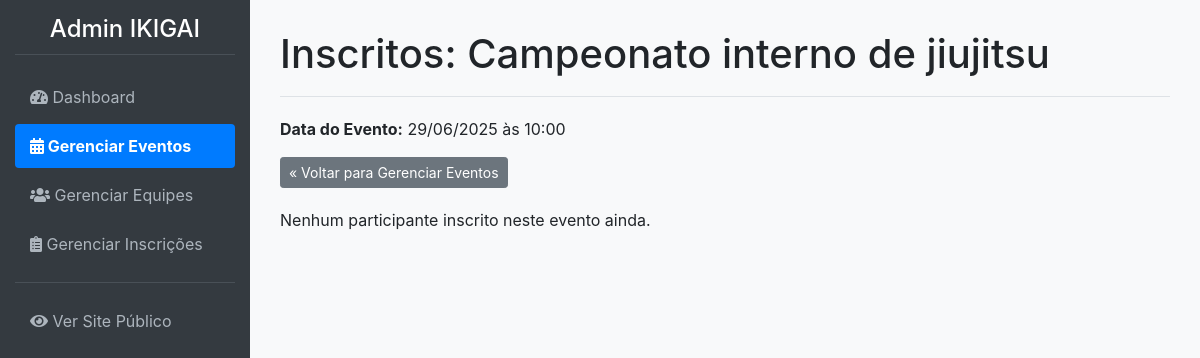
The app's page /admin/eventos/1/inscricoes (signed in), older data.
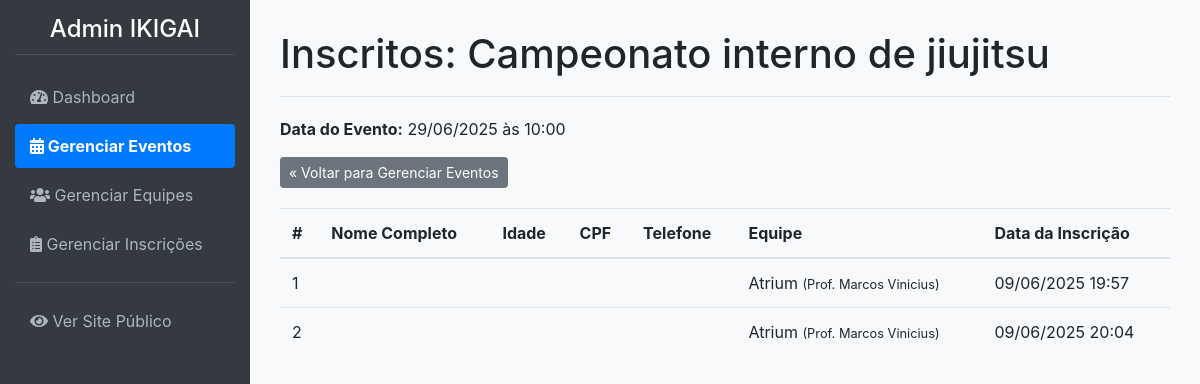
The same page, newer data.
### app/models.py (models this page shows, shortened)
class Inscricao(db.Model):
    __tablename__ = 'inscricoes'
    id = db.Column(db.Integer, primary_key=True)
    data_inscricao = db.Column(db.DateTime, default=datetime.utcnow)
    status = db.Column(db.String(20), nullable=False, default='Pendente')
    user_id = db.Column(db.Integer, db.ForeignKey('users.id'), nullable=False)
    evento_id = db.Column(db.Integer, db.ForeignKey('eventos.id'), nullable=False)
    equipe_id = db.Column(db.Integer, db.ForeignKey('equipes.id'), nullable=False)

class Equipe(db.Model):
    __tablename__ = 'equipes'
    id = db.Column(db.Integer, primary_key=True)
    nome_equipe = db.Column(db.String(100), nullable=False, unique=True)
    professor_responsavel = db.Column(db.String(100), nullable=False)
    inscricoes = db.relationship('Inscricao', backref='equipe', lazy=True)

### app/admin/routes.py (the view)
@bp.route('/eventos/<int:evento_id>/inscricoes')
@login_required
def listar_inscricoes_evento(evento_id):
    evento = Evento.query.get_or_404(evento_id)
    inscricoes = Inscricao.query.filter_by(evento_id=evento.id).order_by(Inscricao.data_inscricao).all()
    return render_template('admin/admin_listar_inscricoes_evento.html', evento=evento, inscricoes=inscricoes)

### app/__init__.py (called while the page is built)
@login_manager.user_loader
def load_user(user_id):
    return models.User.query.get(int(user_id))

### app/admin/routes.py (called while the page is built)
@bp.before_request
def before_request_handler():
    if current_app.config.get('DEBUG') and not current_user.is_authenticated:
        user = User.query.first()
        if user:
            login_user(user)

### app/templates/admin/admin_listar_inscricoes_evento.html (shortened to what this page needs)
{% extends 'admin/admin_base.html' %}
{% block page_title %}Inscritos: {{ evento.nome_evento }}{% endblock %}
{% block content %}
<p><strong>Data do Evento:</strong> {{ evento.data_hora_evento.strftime('%d/%m/%Y às %H:%M') }}</p>
<a href="{{ url_for('admin.gerenciar_eventos') }}" class="btn btn-secondary btn-sm" style="margin-bottom:20px;">&laquo; Voltar para Gerenciar Eventos</a>
{% if inscricoes %}
    <table class="table">
        <thead>
            <tr>
                <th>#</th>
                <th>Nome Completo</th>
                <th>Idade</th>
                <th>CPF</th>
                <th>Telefone</th>
                <th>Equipe</th>
                <th>Data da Inscrição</th>
            </tr>
        </thead>
        <tbody>
            {% for inscricao in inscricoes %}
            <tr>
                <td>{{ loop.index }}</td>
                <td>{{ inscricao.nome_participante }} {{ inscricao.sobrenome_participante }}</td>
                <td>{{ inscricao.idade }}</td>
                <td>{{ inscricao.cpf }}</td>
                <td>{{ inscricao.telefone }}</td>
                <td>
                    {% if inscricao.equipe %}
                        {{ inscricao.equipe.nome_equipe }}
                        <small>(Prof. {{ inscricao.equipe.professor_responsavel }})</small>
                    {% else %}
                        Equipe não informada
                    {% endif %}
                </td>
                <td>{{ inscricao.data_inscricao.strftime('%d/%m/%Y %H:%M') }}</td>
            </tr>
            {% endfor %}
        </tbody>
    </table>
{% else %}
    <p>Nenhum participante inscrito neste evento ainda.</p>
{% endif %}
{% endblock %}

Row changes from the older to the newer data that the page shows:
added Inscricao: equipe.nome_equipe "Atrium", equipe.professor_responsavel "Marcos Vinicius", data_inscricao "09/06/2025 19:57"
added Inscricao: equipe.nome_equipe "Atrium", equipe.professor_responsavel "Marcos Vinicius", data_inscricao "09/06/2025 20:04"
Text that changed along with them:
text no longer shown: "Nenhum participante inscrito neste evento ainda."
text now shown: "# Nome Completo Idade CPF Telefone Equipe Data da Inscrição"
